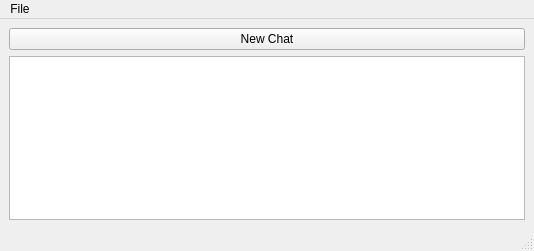
<?xml version="1.0" encoding="UTF-8"?>
<ui version="4.0">
 <class>MainWindow</class>
 <widget class="QMainWindow" name="MainWindow">
  <property name="geometry">
   <rect>
    <x>0</x>
    <y>0</y>
    <width>534</width>
    <height>251</height>
   </rect>
  </property>
  <property name="windowTitle">
   <string>Yappari</string>
  </property>
  <widget class="QWidget" name="centralwidget">
   <layout class="QGridLayout" name="gridLayout">
    <item row="0" column="0">
     <widget class="QPushButton" name="createChatButton">
      <property name="text">
       <string>New Chat</string>
      </property>
     </widget>
    </item>
    <item row="1" column="0">
     <widget class="QListView" name="listView">
      <property name="layoutDirection">
       <enum>Qt::LeftToRight</enum>
      </property>
     </widget>
    </item>
   </layout>
  </widget>
  <widget class="QMenuBar" name="menubar">
   <property name="geometry">
    <rect>
     <x>0</x>
     <y>0</y>
     <width>534</width>
     <height>25</height>
    </rect>
   </property>
   <widget class="QMenu" name="menuFile">
    <property name="title">
     <string>File</string>
    </property>
    <addaction name="actionSettings"/>
    <addaction name="actionAccount"/>
    <addaction name="actionSync"/>
    <addaction name="actionAbout"/>
    <addaction name="actionQuit"/>
   </widget>
   <addaction name="menuFile"/>
  </widget>
  <widget class="QStatusBar" name="statusbar"/>
  <action name="actionQuit">
   <property name="text">
    <string>Quit</string>
   </property>
  </action>
  <action name="actionAbout">
   <property name="text">
    <string>About</string>
   </property>
  </action>
  <action name="actionSync">
   <property name="text">
    <string>Refresh Contacts</string>
   </property>
  </action>
  <action name="actionSettings">
   <property name="text">
    <string>Settings</string>
   </property>
  </action>
  <action name="actionAccount">
   <property name="text">
    <string>Account</string>
   </property>
  </action>
 </widget>
 <resources/>
 <connections/>
</ui>
